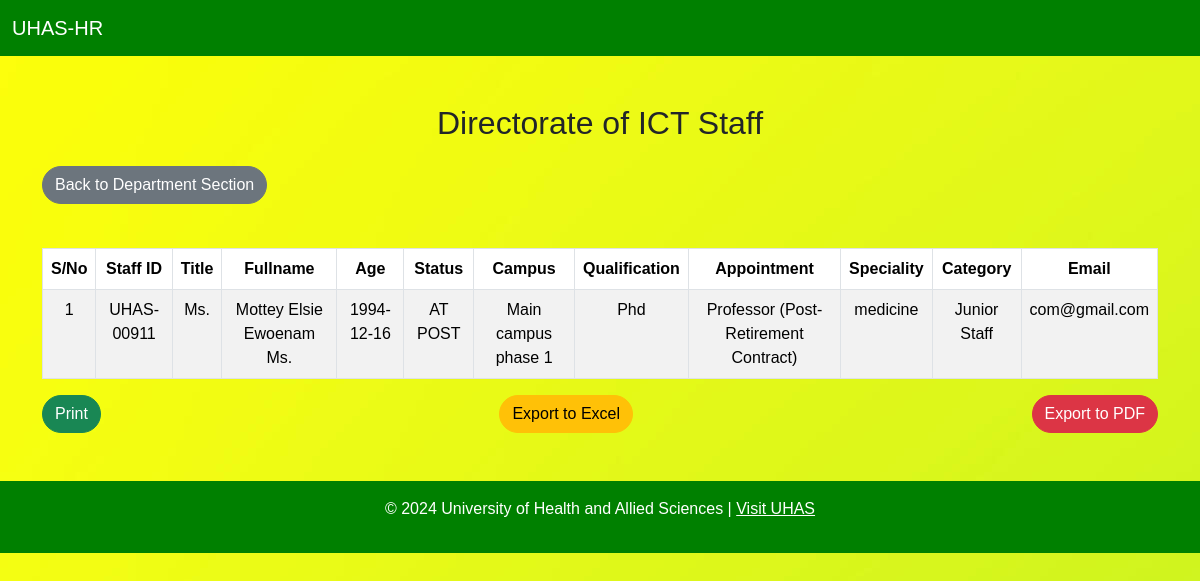
Page /departments.php?department=Directorate+of+ICT on the earlier database version.
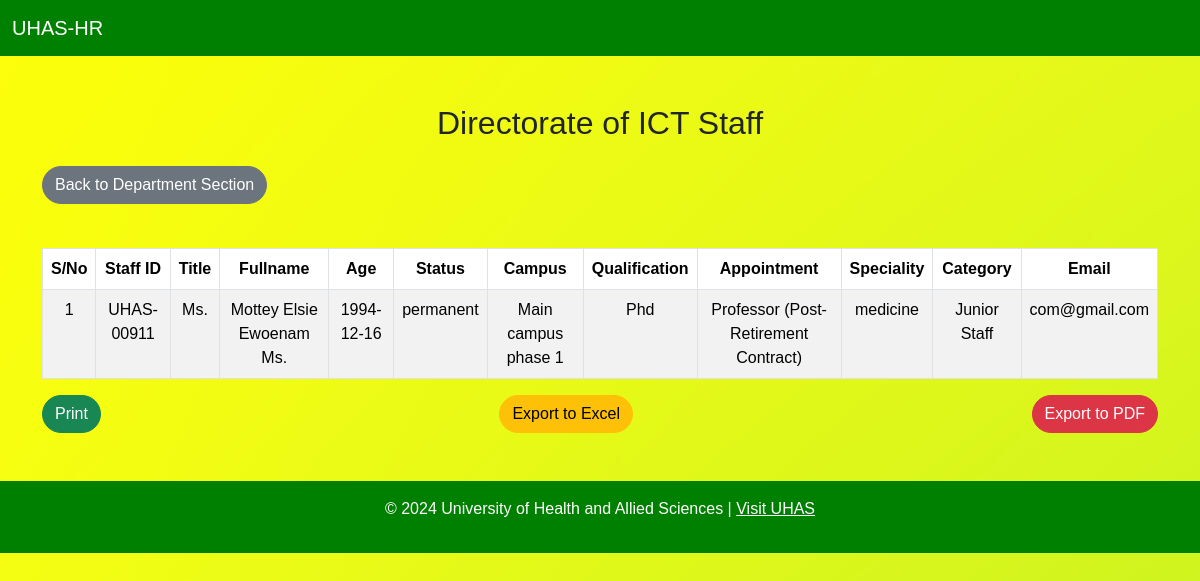
Same page on the later database version.
### tables this page shows
CREATE TABLE `staff` (
  `id` int(11) NOT NULL,
  `staff_id` varchar(11) NOT NULL,
  `controller_no` varchar(50) NOT NULL,
  `ghanacard_no` text NOT NULL,
  `duty_status` varchar(50) NOT NULL,
  `status` varchar(50) DEFAULT NULL,
  `from_date` date DEFAULT NULL,
  `to_date` date DEFAULT NULL,
  `first_name` varchar(100) DEFAULT NULL,
  `middle_name` varchar(100) DEFAULT NULL,
  `last_name` varchar(100) DEFAULT NULL,
  `title` text DEFAULT NULL,
  `full_name` varchar(255) DEFAULT NULL,
  `designation` text NOT NULL,
  `employee_status` text NOT NULL,
  `date_on_present_grade` date DEFAULT NULL,
  `present_appointment` varchar(255) DEFAULT NULL,
  `dob` date DEFAULT NULL,
  `marital_status` varchar(20) DEFAULT NULL,
  `gender` varchar(10) DEFAULT NULL,
  `hometown` varchar(100) DEFAULT NULL,
  `qualifications` text DEFAULT NULL,
  `details_of_highest_qualification` text DEFAULT NULL,
  `highest_qualification` varchar(100) DEFAULT NULL,
  `speciality` varchar(100) DEFAULT NULL,
  `first_appointment` date DEFAULT NULL,
  `date_hired` date DEFAULT NULL,
  `assumption_of_duty_date` date DEFAULT NULL,
  `other_appointment` varchar(255) DEFAULT NULL,
  `from_appointment` date DEFAULT NULL,
  `to_appointment` date DEFAULT NULL,
  `staff_category` varchar(50) DEFAULT NULL,
  `department` varchar(100) DEFAULT NULL,
  `directory` varchar(255) DEFAULT NULL,
  `gog_unit` varchar(100) DEFAULT NULL,
  `campus` varchar(100) DEFAULT NULL,
  `end_of_contract_date` date DEFAULT NULL,
  `years_with_uhas` int(11) DEFAULT NULL,
  `phone` varchar(15) DEFAULT NULL,
  `email_official` varchar(100) DEFAULT NULL,
  `email_private` varchar(100) DEFAULT NULL,
  `birthday` date DEFAULT NULL,
  `files` text DEFAULT NULL
);

### departments.php (the view, shortened to what this page needs)
<?php
include('config.php');
$selected_department = isset($_GET['department']) ? $_GET['department'] : null;
$staff_details = [];
if ($selected_department) {
    $query = "SELECT * FROM staff WHERE department = ?";
    $stmt = $pdo->prepare($query);
    $stmt->execute([$selected_department]);
    $staff_details = $stmt->fetchAll();
}
?>
<!DOCTYPE html>
<html lang="en">
<head>
    <link rel="stylesheet" href="https://cdn.jsdelivr.net/npm/bootstrap@5.3.1/dist/css/bootstrap.min.css">
    <link rel="stylesheet" href="https://cdn.jsdelivr.net/npm/datatables.net-bs5/css/dataTables.bootstrap5.min.css">
</head>
<body>
<nav class="navbar navbar-expand-lg navbar-light bg-green">
    <div class="container-fluid">
        <a class="navbar-brand" href="home.php">UHAS-HR</a>
    </div>
</nav>
<?php if ($selected_department): ?>
    <div class="container my-5">
        <h2 class="text-center mb-4"><?= htmlspecialchars($selected_department); ?> Staff</h2>
        <button id="backButton" class="btn btn-secondary mb-4">Back to Department Section</button>
        <table id="staffTable" class="table table-striped table-bordered">
            <thead>
                <tr>
                    <th>S/No</th>
                    <th>Staff ID</th>
                    <th>Title</th>
                    <th>Fullname</th>
                    <th>Age</th>
                    <th>Status</th>
                    <th>Campus</th>
                    <th>Qualification</th>
                    <th>Appointment</th>
                    <th>Speciality</th>
                    <th>Category</th>
                    <th>Email</th>
                </tr>
            </thead>
            <tbody>
                <?php foreach ($staff_details as $index => $staff): ?>
                    <tr>
                        <td><?= $index + 1; ?></td>
                        <td><?= htmlspecialchars($staff['staff_id']); ?></td>
                        <td><?= htmlspecialchars($staff['title']); ?></td>
                        <td><?= htmlspecialchars($staff['full_name']); ?></td>
                        <td><?= htmlspecialchars($staff['dob']); ?></td>
                        <td><?= htmlspecialchars($staff['employee_status']); ?></td>
                        <td><?= htmlspecialchars($staff['campus']); ?></td>
                        <td><?= htmlspecialchars($staff['highest_qualification']); ?></td>
                        <td><?= htmlspecialchars($staff['present_appointment']); ?></td>
                        <td><?= htmlspecialchars($staff['speciality']); ?></td>
                        <td><?= htmlspecialchars($staff['staff_category']); ?></td>
                        <td><?= htmlspecialchars($staff['email_official']); ?></td>
                    </tr>
                <?php endforeach; ?>
            </tbody>
        </table>
        <div class="d-flex justify-content-between">
            <button id="printButton" class="btn btn-success">Print</button>
            <button id="exportExcel" class="btn btn-warning">Export to Excel</button>
            <button id="exportPdf" class="btn btn-danger">Export to PDF</button>
        </div>
    </div>
<?php endif; ?>
<footer class="bg-yellow text-white text-center py-3">
    <p>&copy; 2024 University of Health and Allied Sciences | <a href="https://www.uhas.edu.gh" target="_blank" class="text-white">Visit UHAS</a></p>
</footer>
</body>
</html>

Differences in the rows shown:
changed staff "UHAS-00911": employee_status "AT POST" → "permanent"
